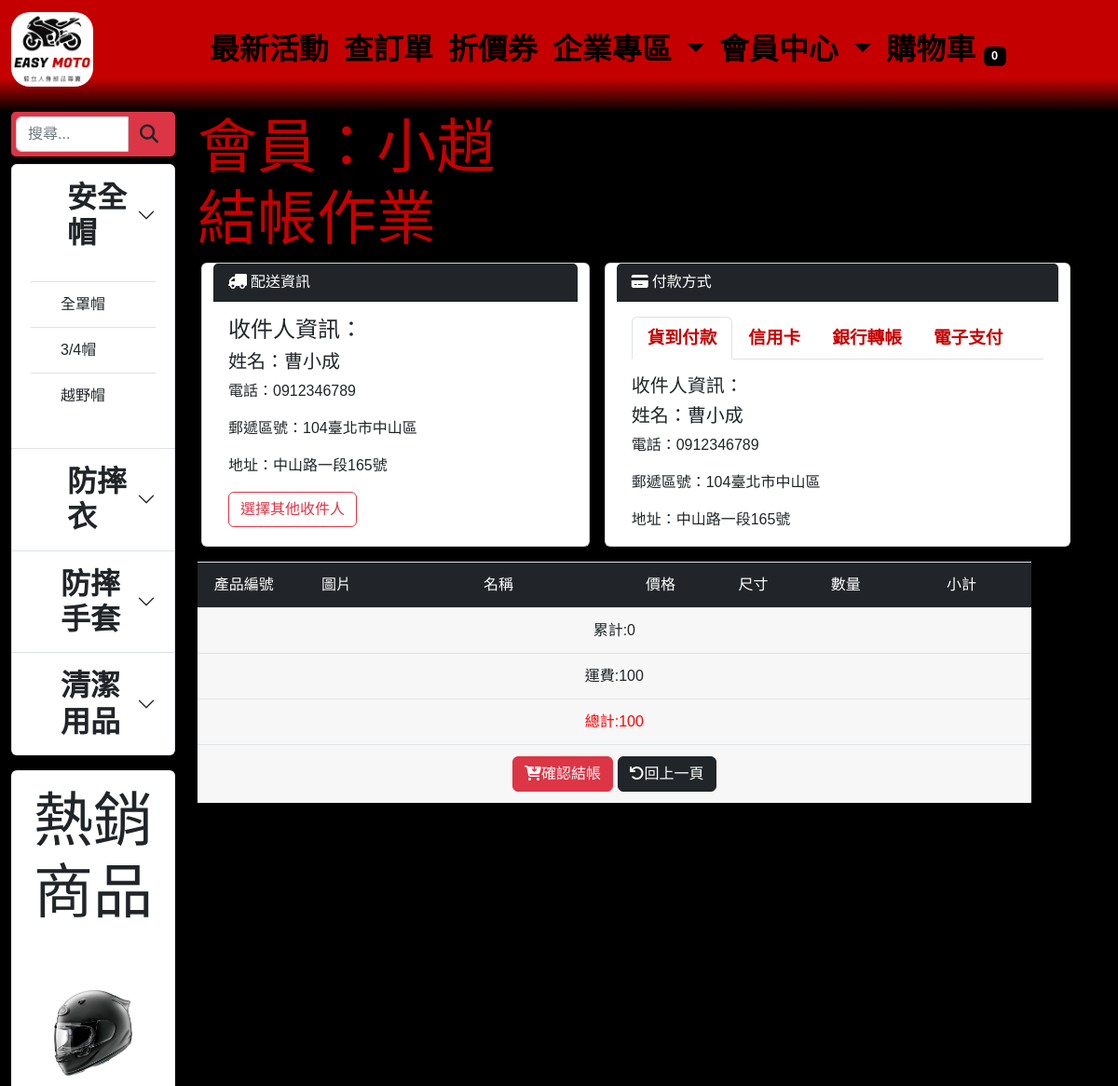
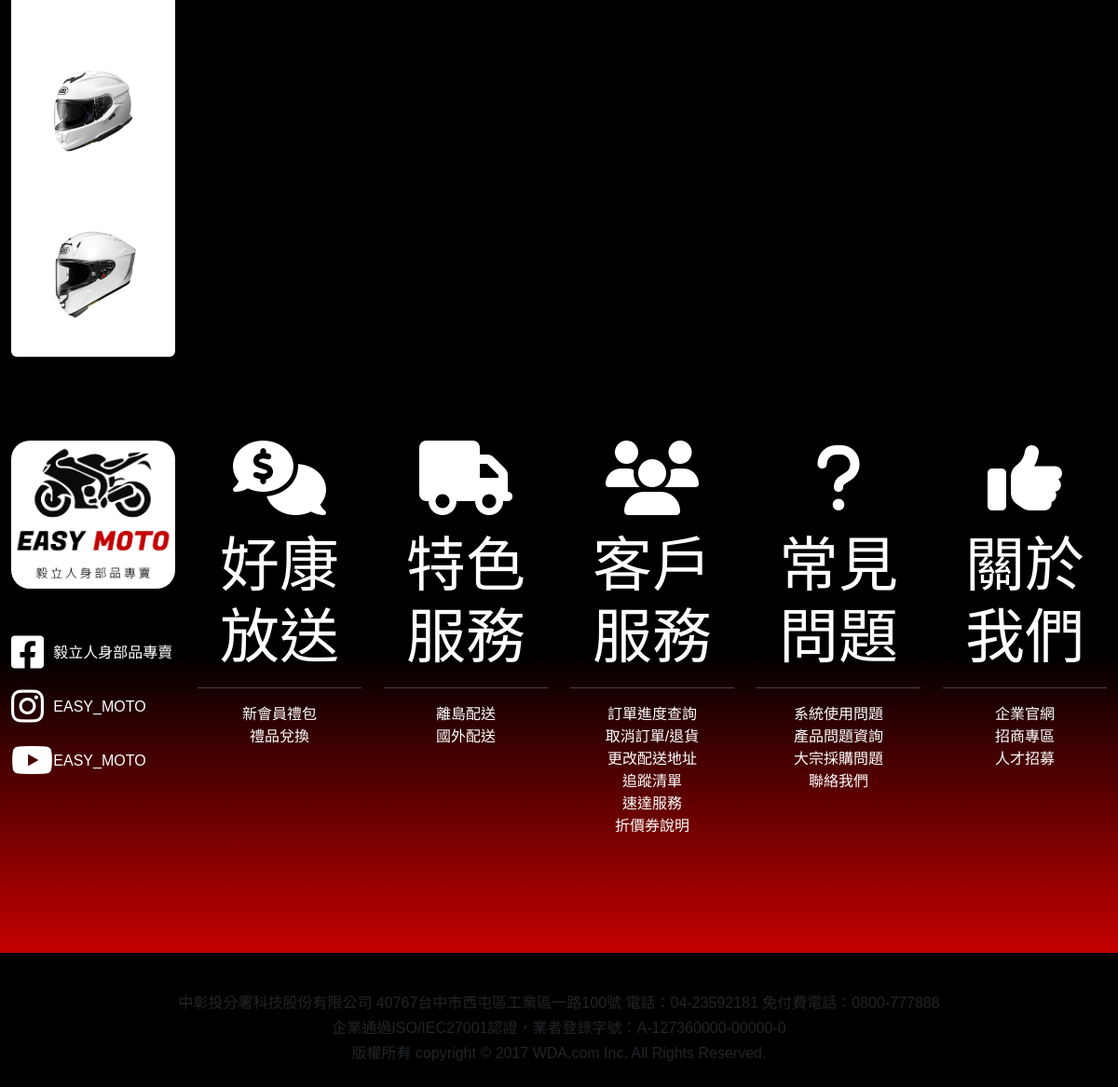
Screenshot of /checkout.php (signed in) with the database file from the repository (2 pictures, top to bottom).
### tables this page shows
CREATE TABLE `pyclass` (
  `classid` int(3) NOT NULL COMMENT '產品類別',
  `level` int(2) NOT NULL COMMENT '所在層級',
  `fonticon` varchar(30) NOT NULL COMMENT '字型圖示',
  `cname` varchar(30) NOT NULL COMMENT '類別名稱',
  `sort` int(3) NOT NULL COMMENT '列表排序',
  `uplink` int(3) NOT NULL COMMENT '上層連結',
  `create_date` timestamp NOT NULL DEFAULT current_timestamp() ON UPDATE current_timestamp() COMMENT '建立時間與更新時間'
);

CREATE TABLE `hot` (
  `h_id` int(3) NOT NULL COMMENT '熱銷商品流水號',
  `p_id` int(10) NOT NULL COMMENT '產品編號',
  `h_sort` int(3) DEFAULT NULL COMMENT '熱銷商品排名'
);

CREATE TABLE `product_img` (
  `img_id` int(11) NOT NULL COMMENT '圖檔編號',
  `p_id` int(10) NOT NULL COMMENT '產品編號',
  `img_file` varchar(100) NOT NULL COMMENT '圖檔名稱',
  `sort` int(2) NOT NULL COMMENT '圖片順序',
  `create_date` timestamp NOT NULL DEFAULT current_timestamp() COMMENT '建立日期'
);

CREATE TABLE `product` (
  `p_id` int(10) NOT NULL COMMENT '產品編號',
  `classid` int(3) NOT NULL COMMENT '產品類別',
  `p_name` varchar(200) NOT NULL COMMENT '產品名稱',
  `p_intro` varchar(200) DEFAULT NULL COMMENT '產品簡介',
  `p_price` int(11) DEFAULT NULL COMMENT '產品單價',
  `p_open` tinyint(1) NOT NULL DEFAULT 1 COMMENT '上架',
  `p_content` text DEFAULT NULL COMMENT '產品詳細規格',
  `p_date` timestamp NULL DEFAULT current_timestamp() COMMENT '產品輸入日期'
);

CREATE TABLE `addbook` (
  `addressid` int(10) NOT NULL COMMENT '地址ID',
  `setdefault` tinyint(1) NOT NULL DEFAULT 0 COMMENT '預設收件人',
  `emailid` int(10) NOT NULL COMMENT '會員編號',
  `cname` varchar(30) NOT NULL COMMENT '收件者姓名',
  `mobile` varchar(20) NOT NULL COMMENT '收件者電話',
  `myzip` varchar(10) DEFAULT NULL COMMENT '郵遞區號',
  `address` varchar(200) NOT NULL COMMENT '收件地址',
  `create_date` timestamp NOT NULL DEFAULT current_timestamp() COMMENT '建立日期'
);

CREATE TABLE `city` (
  `AutoNo` int(10) NOT NULL COMMENT '城市編號',
  `Name` varchar(150) NOT NULL COMMENT '城市名稱',
  `cityOrder` tinyint(2) NOT NULL COMMENT '標記',
  `State` smallint(6) NOT NULL COMMENT '狀態'
);

CREATE TABLE `town` (
  `townNo` bigint(20) NOT NULL COMMENT '鄕鎮市編號',
  `Name` varchar(150) NOT NULL COMMENT '鄕鎮市名稱',
  `Post` varchar(10) NOT NULL COMMENT '郵遞區號',
  `State` smallint(6) NOT NULL COMMENT '狀態',
  `AutoNo` int(10) NOT NULL COMMENT '上層城市編號連結'
);

### checkout.php (the view, shortened to what this page needs)
<?php
require_once('./connections/conn_db.php');
?>
<!doctype html>
<html lang="zh-TW">
<head>
  <link href="https://cdn.jsdelivr.net/npm/bootstrap@5.2.3/dist/css/bootstrap.min.css" rel="stylesheet"
>
  <link rel="stylesheet" href="website_p01.css">
  <link rel="stylesheet" href="https://use.fontawesome.com/releases/v6.2.1/css/all.css">
</head>
<body>
  <?php require_once("./html/navbar.php")?>
  <section id="content">
    <div id="carouselExampleControls" class="carousel row slide mx-auto" data-bs-ride="carousel">
      <div class="col-12 col-lg-2">
        <?php require_once("./html/sidebar.php") ?>
        <?php require_once("./html/hot.php") ?>
      </div>
      <div class="col-12 col-lg-10">
        <?php require_once("./html/checkout_content.php") ?>
      </div>
  </section>
  <?php require_once("./html/aboutme.php") ?>
</body>
</html>

### html/sidebar.php (shortened to what this page needs)
<div class="sidebar mb-2" style="border: 5px solid #dc3545; border-radius: 5px;">
    <form name="search" class="bg-danger" id="search" action="product.php" method="get">
        <div class="input-group">
        <input type="text" name="search_name" id="search_name" class="form-control" placeholder="搜尋..." value="<?php echo(isset($_GET['search_name']))?$_GET['search_name']:''; ?>" required>
            <span class="input-group-btn">
                <button class="btn btn-default" type="submit">
                    <i class="fas fa-search fa-lg"></i>
                </button>
            </span>
        </div>
    </form>
</div>
<?php
$SQLstring = "select * from pyclass where level=1 order by sort";
$pyclass01 = $link->query($SQLstring);
?>
<div class="accordion" id="accordionExample">
    <?php while ($pyclass01_Rows = $pyclass01->fetch()) { $i=$pyclass01_Rows['classid']; ?>
        <div class="accordion-item">
            <h2 class="accordion-header" id="headingOne<?php echo $i ?>">
                <button class="accordion-button collapsed" type="button" data-bs-toggle="collapse" data-bs-target="#collapseOne<?php echo $i ?>" aria-expanded="true" aria-controls="collapseOne<?php echo $i ?>">
                    <i class="fas <?php echo $pyclass01_Rows['fonticon']; ?> fa-lg fa-fw"></i><?php echo $pyclass01_Rows['cname']; ?>
                </button>
            </h2>
            <?php
            if (isset($_GET['p_id'])) {
                $SQLstring = sprintf("select uplink from pyclass,product where pyclass.classid=product.classid and p_id=%d",$_GET['p_id']);
                $classid_rs=$link->query($SQLstring);
                $data=$classid_rs->fetch();
                $ladder=$data['uplink'];
            }
            elseif (isset($_GET['level']) && $_GET['level'] == 1){
                $ladder = $_GET['classid'];
            }
            elseif (isset($_GET['classid'])){
                $SQLstring="select uplink from pyclass where level=2 and classid=" . $_GET['classid'];
                $classid_rs=$link->query($SQLstring);
                $data=$classid_rs->fetch();
                $ladder=$data['uplink'];
            }
            else{
                $ladder=1;
            }
            $SQLstring = sprintf("select * from pyclass where level=2 and uplink=%d order by sort", $pyclass01_Rows['classid']);
            $pyclass02 = $link->query($SQLstring);
            ?>
            <div id="collapseOne<?php echo $i ?>" class="accordion-collapse  text-dark collapse <?php echo ($i == $ladder) ? 'show' : ''; ?>" aria-labelledby="headingOne<?php echo $i ?>" data-bs-parent="#accordionExample">
                <div class="accordion-body">
                    <table class="table">
                        <tbody>
                            <?php while ($pyclass02_Rows = $pyclass02->fetch()) { ?>
                                <tr>
                                    <td><a href="product.php?classid=<?php echo $pyclass02_Rows['classid']  ?>"class=" text-dark d-block"><?php echo $pyclass02_Rows['cname'] ?></a></td>
                                </tr>
                            <?php } ?>
                        </tbody>
                    </table>
                </div>
            </div>
        </div>
    <?php $i++;
    } ?>
</div>

### html/hot.php
<?php
$SQLstring = "select * from hot,product,product_img where hot.p_id=product_img.p_id and hot.p_id=product.p_id and product_img.sort=1 order by h_sort";
$hot = $link->query($SQLstring);
?>
<div class="card text-center mt-3" style="border:none;">
    <div class="card-body">
        <h3 class="card-title">熱銷商品</h3>
    </div>
    <?php while ($data = $hot->fetch()) { ?>
        <a href="goods.php?p_id=<?php echo $data['p_id']; ?>">
            <img src="./product_img/<?php echo $data['img_file']; ?>" class="card-img-top" alt="HOT<?php echo $data['h_sort']; ?>" title="<?php echo $data['p_name']; ?>">
        </a>
    <?php } ?>
</div>

### html/checkout_content.php (shortened to what this page needs)
<?php
          $SQLstring = sprintf("select * ,city.Name as ctName,town.Name as toName from addbook,city,town where emailid ='%d' and setdefault='1' and addbook.myzip=town.Post and town.AutoNo=city.AutoNo", $_SESSION['emailid']);
          $addbook_rs = $link->query($SQLstring);
          if ($addbook_rs && $addbook_rs->rowCount() != 0) {
            $data = $addbook_rs->fetch();
            $cname = $data['cname'];
            $mobile = $data['mobile'];
            $myzip = $data['myzip'];
            $address = $data['address'];
            $ctName = $data['ctName'];
            $toName = $data['toName'];
          }
          ?>
          <h3 class="color_c50000">會員：<?php echo $_SESSION['cname']; ?><br>結帳作業</h3>
          <div class="row">
            <div class="card col-5 ms-3">
              <div class="card-header bg-dark text-white">
                <i class="fas fa-truck fa-flip-horizontal me-1"></i>配送資訊
              </div>
              <div class="card-body">
                <h4 class="card-title">收件人資訊：</h4>
                <h5 class="card-title">姓名：<?php echo $cname; ?></h5>
                <p class="card-text">電話：<?php echo $mobile; ?></p>
                <p class="card-text">郵遞區號：<?php echo $myzip . $ctName . $toName; ?></p>
                <p class="card-text">地址：<?php echo $address; ?></p>
                <button type="button" class="btn btn-outline-danger" data-bs-toggle="modal" data-bs-target="#exampleModal">選擇其他收件人</button>
              </div>
            </div>
            <div class="card col-6 ms-3">
              <div class="card-header bg-dark text-white">
                <i class="fas fa-credit-card me-1"></i>付款方式
              </div>
              <div class="card-body">
                <ul class="nav nav-tabs" id="myTab" role="tablist">
                  <li class="nav-item" role="presentation">
                    <button class="nav-link active" id="home-tab" data-bs-toggle="tab" data-bs-target="#home-tab-pane" type="button" role="tab" aria-controls="home-tab-pane" aria-selected="true" style="color: #c50000 !important;font-size:14pt; font-weight:bolder;">貨到付款</button>
                  </li>
                  <li class="nav-item" role="presentation">
                    <button class="nav-link" id="profile-tab" data-bs-toggle="tab" data-bs-target="#profile-tab-pane" type="button" role="tab" aria-controls="profile-tab-pane" aria-selected="false" style="color: #c50000 !important;font-size:14pt; font-weight:bolder;">信用卡</button>
                  </li>
                  <li class="nav-item" role="presentation">
                    <button class="nav-link" id="contact-tab" data-bs-toggle="tab" data-bs-target="#contact-tab-pane" type="button" role="tab" aria-controls="contact-tab-pane" aria-selected="false" style="color: #c50000 !important;font-size:14pt; font-weight:bolder;">銀行轉帳</button>
                  </li>
                  <li class="nav-item" role="presentation">
                    <button class="nav-link" id="epay-tab" data-bs-toggle="tab" data-bs-target="#epay" type="button" role="tab" aria-controls="epay" aria-selected="false" style="color: #c50000 !important;font-size:14pt; font-weight:bolder;">電子支付</button>
                  </li>
                </ul>
                <div class="tab-content" id="myTabContent">
                  <div class="tab-pane fade show active" id="home-tab-pane" role="tabpanel" aria-labelledby="home-tab" tabindex="0">
                    <h5 class="card-title mt-3">收件人資訊：</h5>
                    <h5 class="card-title">姓名：<?php echo $cname; ?></h5>
                    <p class="card-text">電話：<?php echo $mobile; ?></p>
                    <p class="card-text">郵遞區號：<?php echo $myzip . $ctName . $toName; ?></p>
                    <p class="card-text">地址：<?php echo $address; ?></p>
                  </div>
                </div>
              </div>
            </div>
          </div>
          <?php
          $ptotal = 0;
          ?>
          <div class="table-responsive-md col-11">
            <table class="table mt-3 table-hover web_bgc">
              <thead>
                <tr class="table-dark">
                  <td width="10%">產品編號</td>
                  <td width="10%">圖片</td>
                  <td width="25%">名稱</td>
                  <td width="10%">價格</td>
                  <td width="10%">尺寸</td>
                  <td width="10%">數量</td>
                  <td width="15%">小計</td>
                </tr>
              </thead>
              <tfoot>
                <tr>
                  <td colspan="7">累計:<?php echo $ptotal; ?></td>
                </tr>
                <tr>
                  <td colspan="7">運費:100</td>
                </tr>
                <tr>
                  <td colspan="7" class="color_red">總計:<?php echo $ptotal + 100; ?></td>
                </tr>
                <tr>
                  <td colspan="7">
                    <button type="button" id="btn04" name="btn04" class="btn btn-danger"><i class="fas fa-cart-arrow-down pr-2"></i>確認結帳</button>
                    <button type="button" id="btn05" name="btn05" class="btn btn-dark mr-2" onclick="window.history.go(-1);"><i class="fa-solid fa-arrow-rotate-left pr-2"></i>回上一頁</button>
                  </td>
                </tr>
              </tfoot>
            </table>
          </div>
        </div>

### website_p01.css (style rules this page uses)
body { font-family: 'Arial, Chocolate Classical Sans', sans-serif; font-size: 14pt; background-color: black; }
a { color: white; text-decoration: none; }
.color_red { color: red; }
.table-responsive-md table td { text-align: center; }
.table-responsive-md table tfoot td { text-align: center; }
.color_c50000 { color: #c50000; }
.web_bgc { background-color: #f7f7f7; }
.accordion-button { font-size: 1.2em; font-weight: 800; }
table td a { font-size: 1em; }
.card.text-center.mt-3 img { padding: 20%; opacity: 1; transition: opacity 1s ease; -moz-transition: opacity 1s ease; -webkit-transition: opacity 1s ease; -o-transition: opacity 1s ease; }
.card-title { display: -webkit-box; -webkit-line-clamp: 2; -webkit-box-orient: vertical; overflow: hidden; text-overflow: ellipsis; white-space: normal; line-clamp: 2; box-orient: vertical; }
@media (min-width: 576px) { body { font-size: 1rem; } }
@media (min-width: 576px) { h3 { font-size: 4rem; } }
@media (min-width: 768px) { body { font-size: 1rem; } }
@media (min-width: 768px) { h3 { font-size: 4rem; } }
@media (min-width: 768px) { .accordion-button { font-size: 1em; font-weight: 800; } }

### checkout.php (style rules this page uses)
.table td, .table th { padding: .75rem; vertical-align: top; border-bottom: none; border-top: 1px solid #dee2e6; }

### rows the page displays
pyclass: cname "安全帽"
pyclass: cname "全罩帽"
pyclass: cname "3/4帽"
pyclass: cname "越野帽"
pyclass: cname "防摔衣"
pyclass: cname "防摔手套"
pyclass: cname "清潔用品"
hot: p.p_name (picture)
hot: p.p_name (picture)
hot: p.p_name (picture)
addbook: cname "曹小成", mobile "0912346789", myzip "104", city.Name "臺北市", town.Name "中山區", address "中山路一段165號"

### other values shown
$cart_rs->rowCount() "0"
$_SESSION['cname'] "小趙"
$ptotal "0"
$ptotal + 100 "100"
